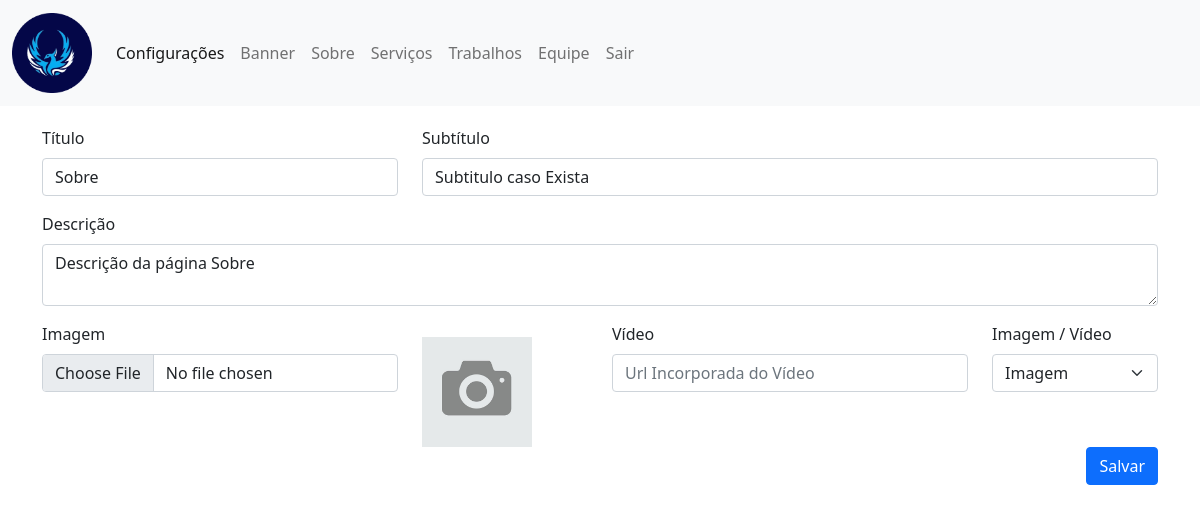
/sistema/painel/sobre.php (signed in), run on the app's committed database.
### tables this page shows
CREATE TABLE `sobre` (
  `id` int(11) NOT NULL,
  `titulo` varchar(50) NOT NULL,
  `subtitulo` varchar(255) DEFAULT NULL,
  `descricao` text NOT NULL,
  `imagem` varchar(100) DEFAULT NULL,
  `video` varchar(100) DEFAULT NULL,
  `exibir` varchar(20) NOT NULL
);

### sistema/conexao.php (called while the page is built, shortened)
<?php
$usuario = 'root';
$senha = '';
$banco = 'fenix';
$servidor = 'localhost';
try {
	$pdo = new PDO("mysql:dbname=$banco;host=$servidor;charset=utf8", "$usuario", "$senha");
} catch (Exception $e) {
	echo 'Erro ao conectar com o Banco de Dados!';
	echo '<br>';
	echo $e;
}
$query = $pdo->query("SELECT * FROM sobre");
$res = $query->fetchAll(PDO::FETCH_ASSOC);
$total_reg = @count($res);
if($total_reg == 0){
	$pdo->query("INSERT INTO sobre SET titulo = 'Sobre', subtitulo = 'Subtitulo caso Exista', descricao = 'Descrição da página Sobre', imagem = 'sem-foto.jpg', exibir = 'Imagem'");
}else{
$titulo_sobre = $res[0]['titulo'];
$subtitulo_sobre = $res[0]['subtitulo'];
$descricao_sobre = $res[0]['descricao'];
$imagem_sobre = $res[0]['imagem'];
$exibir_sobre = $res[0]['exibir'];
$video_sobre = $res[0]['video'];
}
 ?>

### sistema/painel/sobre.php (the view, shortened to what this page needs)
<?php
require_once('../conexao.php');
require_once("cabecalho.php");
?>
<form id="form-config">
<div class="row">
	<div class="col-md-4">
		<div class="mb-3">
			<label for="exampleFormControlInput1" class="form-label">Título</label>
			<input name="titulo" type="text" class="form-control" placeholder="Título Sobre" value="<?php echo $titulo_sobre ?>" required>
		</div>
	</div>
	<div class="col-md-8">
		<div class="mb-3">
			<label for="exampleFormControlInput1" class="form-label">Subtítulo</label>
			<input name="subtitulo" type="text" class="form-control" placeholder="Subtítulo se Houver" value="<?php echo $subtitulo_sobre ?>">
		</div>
	</div>
</div>
<div class="row">
<div class="col-md-12">
		<div class="mb-3">
			<label for="exampleFormControlInput1" class="form-label">Descrição</label>
			<textarea class="form-control" name="descricao" id="area"><?php echo $descricao_sobre ?></textarea>
		</div>
	</div>
</div>
<div class="row">
	<div class="col-md-4 col-8">
		<div class="mb-3">
			<label for="exampleFormControlInput1" class="form-label">Imagem</label>
			<input id="foto" name="foto" type="file" class="form-control" onchange="alterarImg('target', 'foto')">
		</div>
	</div>
	<div class="col-md-2 col-4">
		<div><img id="target" src="../img/<?php echo $imagem_sobre ?>" width="110px" style="margin-top: 15px"></div>
	</div>
	<div class="col-md-4">
		<div class="mb-3">
			<label for="exampleFormControlInput1" class="form-label">Vídeo</label>
			<input name="video" type="text" class="form-control" placeholder="Url Incorporada do Vídeo" value="<?php echo $video_sobre ?>">
		</div>
	</div>
	<div class="col-md-2">
		<div class="mb-3">
			<label for="exampleFormControlInput1" class="form-label">Imagem / Vídeo</label>
			<select name="exibir" class="form-select">
				<option value="Imagem" <?php if($exibir_sobre == 'Imagem'){ ?> selected <?php } ?> >Imagem</option>
			</select>
		</div>
	</div>
</div>
<div align="right">
 <button class="btn btn-primary" type="submit">Salvar</button>
</div>
</form>
<br><br>
</div>

### data on the page
sobre: titulo "Sobre", subtitulo "Subtitulo caso Exista", descricao "Descrição da página Sobre", imagem (picture), exibir "Imagem"
